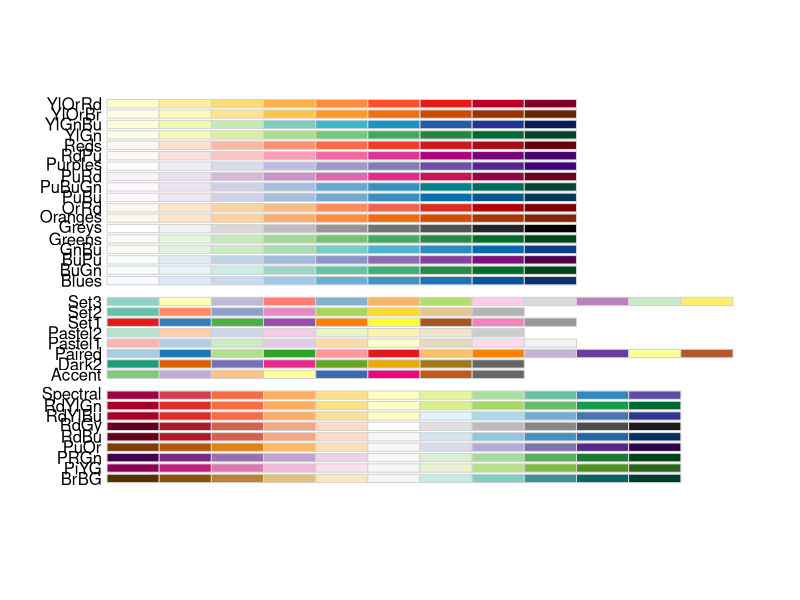
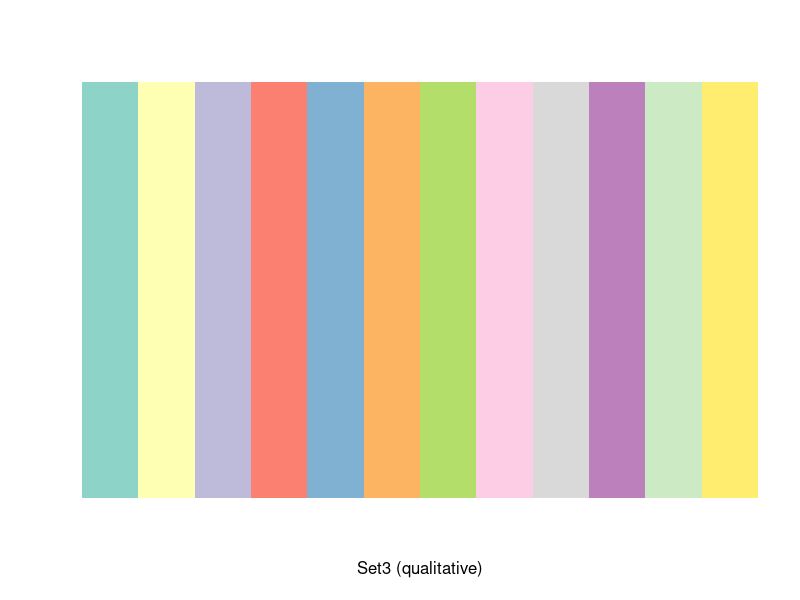
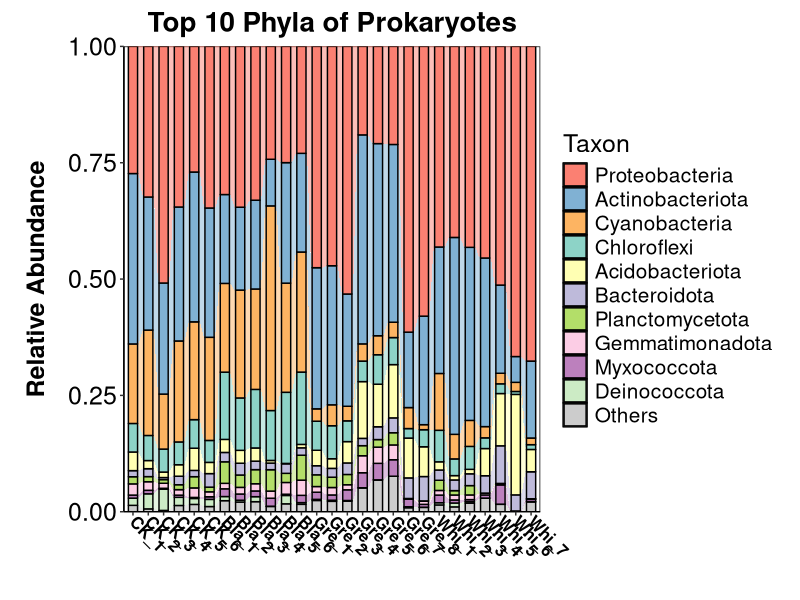
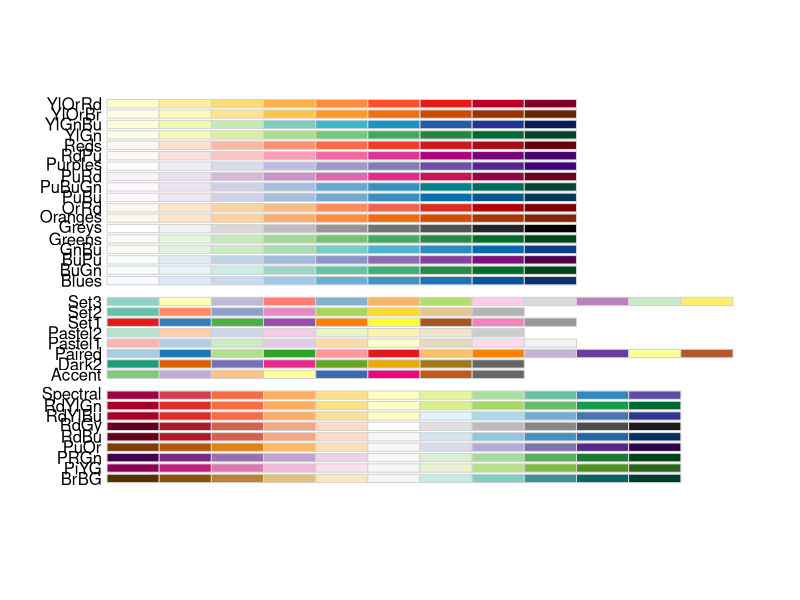
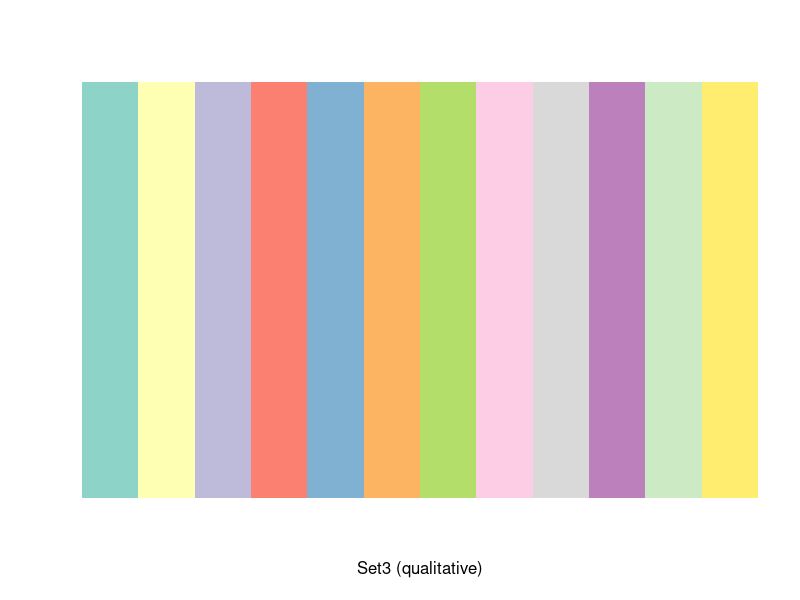
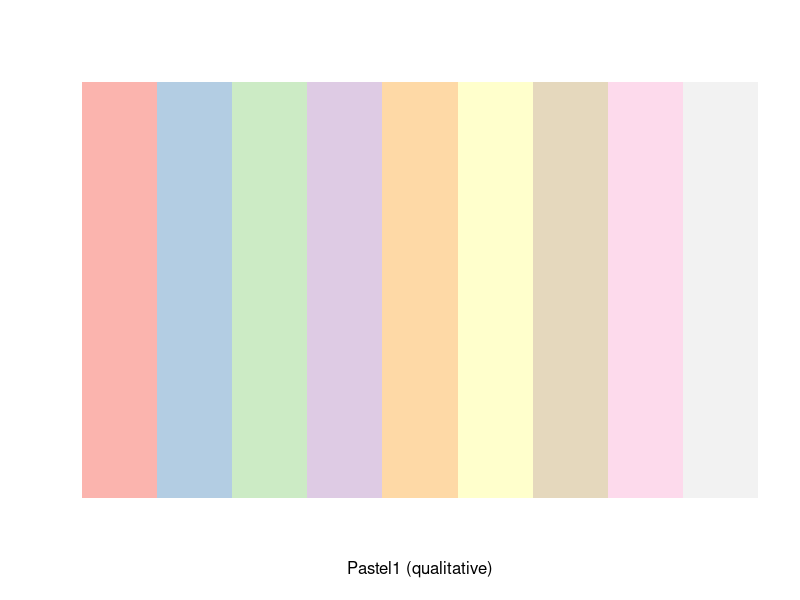
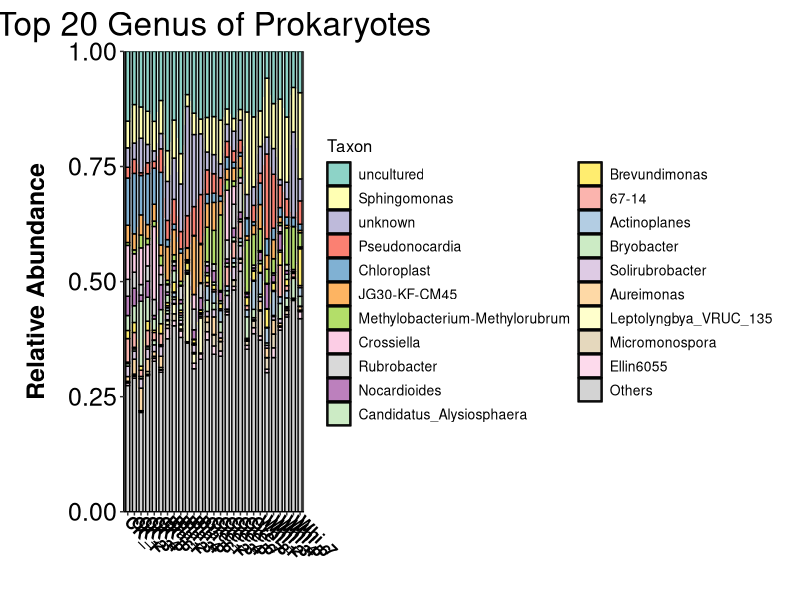

R code for these plots, in order:
########## Plot 16S Phylum and Genera 


## 16S Phylum
rm(list=ls())




abundance <- read.table("Taxonomy_16S_2Phylum.txt",header = TRUE, sep = "\t")

library(tidyverse)
abundance_tmp<-separate(data=abundance, col=Phylum, 
                              into = c("Kingdom","Phylum"),
                              sep = "\\|")
abundance_tmp<-abundance_tmp[,-1]

unknown_tmp<-abundance_tmp[abundance_tmp$Phylum=="unknown",]
unknown<-apply(unknown_tmp[,2:length(colnames(unknown_tmp))],2,sum)
unknown<-as.data.frame(unknown)
unknown<-t(unknown)
unknown<-as.data.frame(unknown)
unknown$Phylum<-c("unknown")

uncultured_tmp<-abundance_tmp[abundance_tmp$Phylum=="uncultured",]
uncultured<-apply(uncultured_tmp[,2:length(colnames(uncultured_tmp))],2,sum)
uncultured<-as.data.frame(uncultured)
uncultured<-t(uncultured)
uncultured<-as.data.frame(uncultured)
uncultured$Phylum<-c("uncultured")
uncultured<-as.data.frame(uncultured)

abundance_tmp_1<-filter(abundance_tmp,abundance_tmp$Phylum!="unknown") 
abundance_tmp_2<-filter(abundance_tmp_1,abundance_tmp_1$Phylum!="uncultured") 
abundance_tmp<-rbind(abundance_tmp_2,uncultured,unknown)


abundance<-abundance_tmp
rm(abundance_tmp,abundance_tmp_1,abundance_tmp_2,
   unknown,unknown_tmp,uncultured,uncultured_tmp )


f.abundance<-abundance[,-1]
rownames(f.abundance)<-abundance$Phylum

f.abundance<-f.abundance/100

Leshan_16S_abundance<-f.abundance


sum <- apply(Leshan_16S_abundance,1,sum) 
Leshan_16S_abundance <- cbind(Leshan_16S_abundance,sum)
Leshan_16S_abundance <- as.data.frame(Leshan_16S_abundance)
Leshan_16S_abundance <- Leshan_16S_abundance[order(Leshan_16S_abundance[,"sum"],decreasing = T),]
Leshan_16S_abundance <- subset(Leshan_16S_abundance, select = -sum)


Leshan_16S_abundance <- Leshan_16S_abundance[1:10,]
Leshan_16S_abundance <- t(Leshan_16S_abundance)
sum <- apply(Leshan_16S_abundance,1,sum) 
Others <- 1-sum
Leshan_16S_abundance <- cbind(Leshan_16S_abundance,Others)
Leshan_16S_abundance <- t(Leshan_16S_abundance)

Leshan_16S_abundance<-t(Leshan_16S_abundance)
Leshan_16S_abundance<-as.data.frame(Leshan_16S_abundance)
Leshan_16S_abundance$X<-c(rownames(Leshan_16S_abundance))
Leshan_16S_abundance<-Leshan_16S_abundance[order(Leshan_16S_abundance$X),]
Leshan_16S_abundance<-subset(Leshan_16S_abundance, select = -X)
Leshan_16S_abundance<-t(Leshan_16S_abundance)

Leshan_16S_abundance<-Leshan_16S_abundance[,c(7:12,1:6,13:length(colnames(Leshan_16S_abundance)))]

file_Leshan_16S_abundance<-round(Leshan_16S_abundance*100,digits=2)
write.csv(file_Leshan_16S_abundance, file="Leshan_16S_Phyla.csv", quote = FALSE)

library(reshape2)
taxon <- melt(Leshan_16S_abundance)
colnames(taxon) <- c("Taxon","variable","value")
library(ggplot2)
library(ggalluvial)


library(RColorBrewer)
display.brewer.all()
display.brewer.pal(12,'Set3')
brewer.pal(12,'Set3')

Palette <- c(brewer.pal(12,'Set3'))

rownames(file_Leshan_16S_abundance)
Palette<-c("Proteobacteria"="#FB8072", "Actinobacteriota" ="#80B1D3",
           "Cyanobacteria"="#FDB462", "Chloroflexi"="#8DD3C7",
           "Acidobacteriota"="#FFFFB3","Bacteroidota"="#BEBADA",
           "Planctomycetota"="#B3DE69", "Gemmatimonadota"="#FCCDE5",
           "Myxococcota"="#BC80BD","Deinococcota"="#CCEBC5",
           "Others"="grey80")

p <- ggplot(data = taxon,aes(x = variable, y = value, alluvium = Taxon, stratum = Taxon))
p1 <- p + geom_alluvium(aes(fill = Taxon),alpha = .5,width = 0.6) + 
  geom_stratum(aes(fill = Taxon),width = 0.6)
p2 <- p1 + ylab(label = "Relative Abundance") + xlab(label = "")
p3 <- p2 + scale_fill_manual(values = Palette) +
  theme_bw()+ theme(panel.grid=element_blank()) + 
  theme(panel.border = element_blank()) +
  theme(panel.background=element_rect(fill='transparent', color='black'),plot.margin = unit(c(3,5,1,1),"mm")) +
 theme(axis.text.x=element_text(colour="black",size=12,face = "bold",angle = -45,vjust = 0.5,hjust = 0)) + 
 theme(axis.text.y=element_text(colour = "black",size = 18)) + 
  theme(axis.line = element_line(colour = "black"))+
 theme(axis.title.y = element_text(size = 18,face = "bold",margin = unit(c(0,1,0,1),"lines")))+
  scale_y_continuous(expand = c(0,0))
p5 <- p3 + theme(legend.text = element_text(colour = "black",size = 15)) + 
  theme(legend.title = element_text(size = 18,colour = "black")) + 
  labs(title = "Top 10 Phyla of Prokaryotes")+
  theme(text=element_text(size=20))+
  theme(plot.title = element_text(hjust = 0.5,size = 20,face = "bold")) 

p5
# export PDF_4*12inches


















rm(list=ls())
library(RColorBrewer)
display.brewer.all()
display.brewer.pal(12,'Set3')
display.brewer.pal(9,'Pastel1')
brewer.pal(12,'Set3')
brewer.pal(9,'Pastel1')

Palette_Set3 <- c(brewer.pal(12,'Set3'))
Palette_Pastel1<-c(brewer.pal(8,'Pastel1'))
Palette<-c(Palette_Set3,Palette_Pastel1,"lightgray")


## 16S Genera 

abundance <- read.table("Taxonomy_16S_6Genus.txt",header = TRUE, sep = "\t")

library(tidyverse)
abundance_tmp<-abundance
abundance_tmp<-separate(data=abundance, col=Genus, 
                        into = c("Kingdom","Phylum", "Class", "Order", "Family", "Genus"),
                        sep = "\\|")
abundance_tmp<-abundance_tmp[,-c(1:5)]

unknown_tmp<-abundance_tmp[abundance_tmp$Genus=="unknown",]
unknown<-apply(unknown_tmp[,2:length(colnames(unknown_tmp))],2,sum)
unknown<-as.data.frame(unknown)
unknown<-t(unknown)
unknown<-as.data.frame(unknown)
unknown$Genus<-c("unknown")

uncultured_tmp<-abundance_tmp[abundance_tmp$Genus=="uncultured",]
uncultured<-apply(uncultured_tmp[,2:length(colnames(uncultured_tmp))],2,sum)
uncultured<-as.data.frame(uncultured)
uncultured<-t(uncultured)
uncultured<-as.data.frame(uncultured)
uncultured$Genus<-c("uncultured")
uncultured<-as.data.frame(uncultured)

abundance_tmp_1<-filter(abundance_tmp,abundance_tmp$Genus!="unknown") 
abundance_tmp_2<-filter(abundance_tmp_1,abundance_tmp_1$Genus!="uncultured") 
abundance_tmp<-rbind(abundance_tmp_2,uncultured,unknown)

abundance<-abundance_tmp
rm(abundance_tmp,abundance_tmp_1,abundance_tmp_2,
   unknown,unknown_tmp,uncultured,uncultured_tmp )


f.abundance<-abundance[,-1]
rownames(f.abundance)<-abundance$Genus

f.abundance<-f.abundance/100

Leshan_16S_abundance<-f.abundance


sum <- apply(Leshan_16S_abundance,1,sum) 
Leshan_16S_abundance <- cbind(Leshan_16S_abundance,sum)
Leshan_16S_abundance <- as.data.frame(Leshan_16S_abundance)
Leshan_16S_abundance <- Leshan_16S_abundance[order(Leshan_16S_abundance[,"sum"],decreasing = T),]
Leshan_16S_abundance <- subset(Leshan_16S_abundance, select = -sum)

Leshan_16S_abundance <- Leshan_16S_abundance[1:20,]
Leshan_16S_abundance <- t(Leshan_16S_abundance)
sum <- apply(Leshan_16S_abundance,1,sum) 
Others <- 1-sum
Leshan_16S_abundance <- cbind(Leshan_16S_abundance,Others)
Leshan_16S_abundance <- t(Leshan_16S_abundance)

Leshan_16S_abundance<-t(Leshan_16S_abundance)
Leshan_16S_abundance<-as.data.frame(Leshan_16S_abundance)
Leshan_16S_abundance$X<-c(rownames(Leshan_16S_abundance))
Leshan_16S_abundance<-Leshan_16S_abundance[order(Leshan_16S_abundance$X),]
Leshan_16S_abundance<-subset(Leshan_16S_abundance, select = -X)
Leshan_16S_abundance<-t(Leshan_16S_abundance)

Leshan_16S_abundance<-Leshan_16S_abundance[,c(7:12,1:6,13:length(colnames(Leshan_16S_abundance)))]

file_Leshan_16S_abundance<-round(Leshan_16S_abundance*100,digits=2)
write.csv(file_Leshan_16S_abundance, file="Leshan_16S_Genus.csv", quote = FALSE)

library(reshape2)
taxon <- melt(Leshan_16S_abundance)
colnames(taxon) <- c("Taxon","variable","value")
library(ggplot2)
library(ggalluvial)

p <- ggplot(data = taxon,aes(x = variable, y = value, alluvium = Taxon, stratum = Taxon))
p1 <- p + geom_alluvium(aes(fill = Taxon),alpha = .5,width = 0.6) + 
  geom_stratum(aes(fill = Taxon),width = 0.6)
p2 <- p1 + ylab(label = "Relative Abundance") + xlab(label = "")
p3 <- p2 + scale_fill_manual(values = Palette) +
  theme_bw()+ theme(panel.grid=element_blank()) + 
  theme(panel.border = element_blank()) +
  theme(panel.background=element_rect(fill='transparent', color='black'),plot.margin = unit(c(3,5,1,1),"mm")) +

  theme(axis.text.x=element_text(colour="black",size=12,face = "bold",angle = -45,vjust = 0.5,hjust = 0)) + 
  theme(axis.text.y=element_text(colour = "black",size = 18)) + 
  theme(axis.line = element_line(colour = "black"))+
  theme(axis.title.y = element_text(size = 18,face = "bold",margin = unit(c(0,1,0,1),"lines")))+
  scale_y_continuous(expand = c(0,0))
p5 <- p3 + theme(legend.text = element_text(colour = "black",size = 10)) + 
  theme(legend.title = element_text(size = 12,colour = "black")) + 
  labs(title = "Top 20 Genus of Prokaryotes")+
  theme(text=element_text(size=20))+
  theme(plot.title = element_text(hjust = 0.5)) 
p5
# export PDF_4*12inches


















